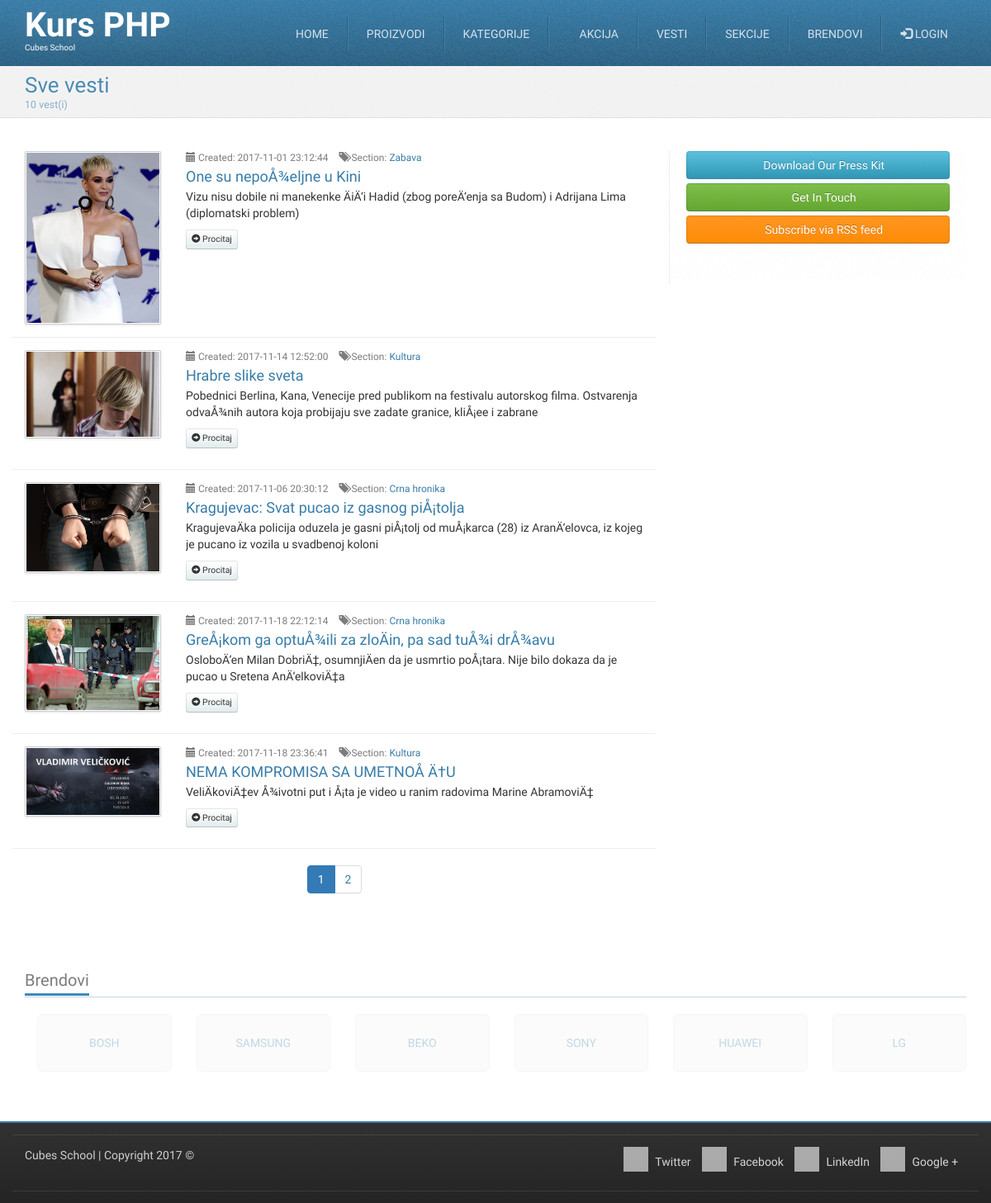
The page /all-news.php on the database its author committed.
### tables this page shows
CREATE TABLE `news` (
  `id` int(11) NOT NULL,
  `section_id` int(11) NOT NULL,
  `title` varchar(255) NOT NULL,
  `description` text,
  `content` longtext,
  `photo_filename` varchar(255) NOT NULL,
  `created_at` datetime DEFAULT NULL
);

CREATE TABLE `sections` (
  `id` int(11) NOT NULL,
  `title` varchar(255) NOT NULL
);

CREATE TABLE `brands` (
  `id` int(11) NOT NULL,
  `title` char(50) NOT NULL,
  `website_url` varchar(255) NOT NULL
);

### all-news.php (called while the page is built, shortened)
<?php
require_once __DIR__ . '/models/m_news.php';
$page = 1;
$rowsPerPage = 5;
$totalRows = newsGetCount();
$totalPages = ceil($totalRows / $rowsPerPage);
$news = newsFetchAllByPage($page, $rowsPerPage);
require_once __DIR__ . '/views/layout/header.php';
require_once __DIR__ . '/views/templates/t_all-news.php';
require_once __DIR__ . '/views/layout/footer.php';

### models/m_news.php (called while the page is built, shortened)
<?php
require_once __DIR__ . '/m_database.php';
function newsGetCount() {
	$query = "SELECT COUNT(`id`) FROM `news`";
	return dbFetchColumn($query);
}
function newsFetchAllByPage($page, $rowsPerPage) {
    	$query = "SELECT `news`.*, "
			. "`sections`.`title` AS section_title "
			. "FROM `news` "
			. "LEFT JOIN `sections` ON `news`.`section_id` = `sections`.`id` ";
        $limit = $rowsPerPage;
        $offset = ($page - 1) * $rowsPerPage;
        $query .= " LIMIT " . $limit . " OFFSET " . $offset;
        return dbFetchAll($query);
}

### models/m_database.php (called while the page is built, shortened)
<?php
function dbGetLink() {
	static $link;
	if (!isset($link)) {
		$link = mysqli_connect('127.0.0.1', 'cubes', 'cubes', 'cubesphp');
	}
	return $link;
}
function dbQuery($query) {
	$link = dbGetLink();
	$result = mysqli_query($link, $query);
	return $result;
}
function dbFetchAll($query) {
	$result = dbQuery($query);
	return mysqli_fetch_all($result, MYSQLI_ASSOC);
}
function dbFetchColumn($query) {
	$result = dbQuery($query);
	$row = mysqli_fetch_row($result);
	$firstColumn = $row[0];
	return $firstColumn;
}

### models/m_brands.php (called while the page is built, shortened)
<?php
require_once __DIR__ . '/m_database.php';
function brandsFetchAll() {
	$query = "SELECT `brands`.* FROM `brands`";
	return dbFetchAll($query);
}
function brandsRandom() {
    	$query = "SELECT `brands`.* "
                . "FROM `brands` "
                . "ORDER BY RAND() "
                . "LIMIT 6";
        return dbFetchAll($query);
}

### views/templates/t_one-news-preview.php (the view)
<div class="col-sm-3">
    <a class="media-photo" href="/one-news.php?id=<?php echo htmlspecialchars($oneNews['id']); ?>">
        <img src="/uploads/news/<?php echo htmlspecialchars($oneNews['photo_filename']); ?>" alt="<?php echo htmlspecialchars($oneNews['title']); ?> " class="media-object img-polaroid" />
    </a>
</div>
<div class="col-sm-9">
    <div class="media-body">
        <ul class="list-inline meta text-muted">
            <li><i class="glyphicon glyphicon-calendar"></i> <span class="visible-md-inline visible-lg-inline">Created:</span> <?php echo htmlspecialchars($oneNews['created_at']); ?></li>
            <li>
                <i class="glyphicon glyphicon-tags"></i> <span class="visible-md-inline visible-lg-inline">Section:</span>
                <a href="/news-section.php?id=<?php echo htmlspecialchars($oneNews['section_id']); ?>"><?php echo htmlspecialchars($oneNews['section_title']); ?></a>
            </li>
        </ul>
        <h4 class="title media-heading">
            <a href="/one-news.php?id=<?php echo htmlspecialchars($oneNews['id']); ?>"><?php echo htmlspecialchars($oneNews['title']); ?></a>
        </h4>
        <p><?php echo htmlspecialchars($oneNews['description']); ?></p>
        <ul class="list-inline links">
            <li>
                <a href="/one-news.php?id=<?php echo htmlspecialchars($oneNews['id']); ?>" class="btn btn-default btn-xs">
                    <i class="glyphicon glyphicon-circle-arrow-right"></i>
                    Procitaj
                </a>
            </li>
        </ul>
    </div>
</div>

### views/templates/t_all-news.php
<div id="highlighted">
	<div class="container">
		<div class="header">
			<h2 class="page-title">
				<span>Sve vesti</span>
                                              <small><?php echo $totalRows; ?> vest&#40i&#41</small>
			</h2>
		</div>
	</div>
</div>
<div id="content" class="demos">
	<div class="container">
		<div class="row">
			<div class="col-md-8 blog-list">
				<?php foreach ($news as $oneNews) {?>
				<div class="media row">
					<?php include __DIR__ . '/t_one-news-preview.php'; ?>
                                              </div>
				<?php }?>
				<div class="text-center">
                                                  <ul class="pagination pagination-centered">
                                                      <?php for ($i = 1; $i <= $totalPages; $i++) { ?>
                                                          <?php if ($page != $i) { ?>
                                                              <li><a href="/all-news.php?page=<?php echo $i; ?>"><?php echo $i; ?></a></li>
                                                          <?php } else { ?>
                                                              <li class="active"><span><?php echo $i; ?></span></li>
                                                                  <?php } ?>
                                                              <?php } ?>
                                                  </ul>
				</div>
			</div>
			<div class="col-md-4 sidebar sidebar-right">
				<div class="inner">
					<div class="block">
						<span class="btn btn-block btn-info"><i class="fa fa-download"></i> Download Our Press Kit</span>
						<span class="btn btn-block btn-success"><i class="fa fa-envelope-o"></i> Get In Touch</span>
						<span class="btn btn-block btn-warning"><i class="fa fa-rss"></i> Subscribe via RSS feed</span>
					</div>
				</div>
			</div>
		</div>
	</div>
</div>

### views/layout/footer.php (shortened to what this page needs)
<?php
require_once __DIR__ . '/../../models/m_brands.php';
?>
<div id="content-below" class="wrapper">
    <div class="container">
        <div class="clients block">
            <h3 class="block-title">
                <span>Brendovi</span>
            </h3>
            <ul class="thumbnails list-unstyled row">
                <?php foreach (brandsRandom() as $brand) { ?>
                    <li class="col-sm-2">
                        <a href="/brand.php?id=<?php echo htmlspecialchars ($brand['id']); ?>" class="well well-lg text-uppercase text-justify">
                            <?php echo htmlspecialchars($brand['title']); ?>
                        </a>
                    </li>
                <?php } ?>
            </ul>
        </div>
    </div>
</div>
<footer id="footer">
    <div class="container">
        <div class="row">
            <div class="subfooter">
                <div class="col-md-5">
                    <p><a href="http://school.cubes.rs/">Cubes School</a> | Copyright 2017 &copy;</p>
                </div>
                <div class="col-md-7 col social-media">
                    <a href="#"><i class="fa fa-twitter"></i> Twitter</a>
                    <a href="#"><i class="fa fa-facebook"></i> Facebook</a>
                    <a href="#"><i class="fa fa-linkedin"></i> LinkedIn</a>
                    <a href="#"><i class="fa fa-google-plus"></i> Google +</a>
                </div>
            </div>
        </div>
        <div class="row">
            <div class="subfooter">
            </div>
        </div>
    </div>
</footer>
</body>
</html>

### skins/tema/css/custom-style.css (style rules this page uses)
#footer { min-height: 40px; }
#footer .social-media { text-align: right; }
#footer .social-media a { display: inline-block; margin-right: 0.7em; }

### skins/tema/css/colour-blue.css (style rules this page uses)
body a { color: #377ca8; text-decoration: none; }
body .pagination { -webkit-box-shadow: 0 1px 2px rgba(0, 0, 0, 0.05); box-shadow: 0 1px 2px rgba(0, 0, 0, 0.05); }
body .pagination li a, body .pagination li span { color: #377ca8; }
body #highlighted { border-bottom-color: #e1e1e1; background-color: #f2f2f2; color: #377ca8; text-shadow: 1px 1px 1px #ffffff; }
body #footer { border-top-color: #377ca8; }
body .header .page-title { color: rgba(55, 124, 168, 0.9); }
body .header .page-title small { color: rgba(55, 124, 168, 0.6); }
body .block .block-title { border-bottom-color: rgba(55, 124, 168, 0.3); }
body .block .block-title span { border-bottom-color: #3d8abb; }
@media (min-width: 992px) { body .sidebar.sidebar-right .inner { border-left-color: rgba(55, 124, 168, 0.2); } }

### rows shown on the page
news: photo_filename (picture), created_at "2017-11-01 23:12:44", section.title "Zabava", title "One su nepoÅ¾eljne u Kini", description "Vizu nisu dobile ni manekenke ÄiÄ‘i Hadid (zbog poreÄ‘enja sa Budom) i Adrijana Lima (diplomatski problem)"
news: photo_filename (picture), created_at "2017-11-14 12:52:00", section.title "Kultura", title "Hrabre slike sveta", description "Pobednici Berlina, Kana, Venecije pred publikom na festivalu autorskog filma. Ostvarenja odvaÅ¾nih autora koja probijaju sve zadate granice, kliÅ¡ee i zabrane"
news: photo_filename (picture), created_at "2017-11-06 20:30:12", section.title "Crna hronika", title "Kragujevac: Svat pucao iz gasnog piÅ¡tolja", description "KragujevaÄka policija oduzela je gasni piÅ¡tolj od muÅ¡karca (28) iz AranÄ‘elovca, iz kojeg je pucano iz vozila u svadbenoj koloni"
news: photo_filename (picture), created_at "2017-11-18 22:12:14", section.title "Crna hronika", title "GreÅ¡kom ga optuÅ¾ili za zloÄin, pa sad tuÅ¾i drÅ¾avu", description "OsloboÄ‘en Milan DobriÄ‡, osumnjiÄen da je usmrtio poÅ¡tara. Nije bilo dokaza da je pucao u Sretena AnÄ‘elkoviÄ‡a"
news: photo_filename (picture), created_at "2017-11-18 23:36:41", section.title "Kultura", title "NEMA KOMPROMISA SA UMETNOÅ Ä†U", description "VeliÄkoviÄ‡ev Å¾ivotni put i Å¡ta je video u ranim radovima Marine AbramoviÄ‡"
brands: title "BOSH"
brands: title "SAMSUNG"
brands: title "BEKO"
brands: title "SONY"
brands: title "HUAWEI"
brands: title "LG"

### other values the page prints
$totalRows "10"
